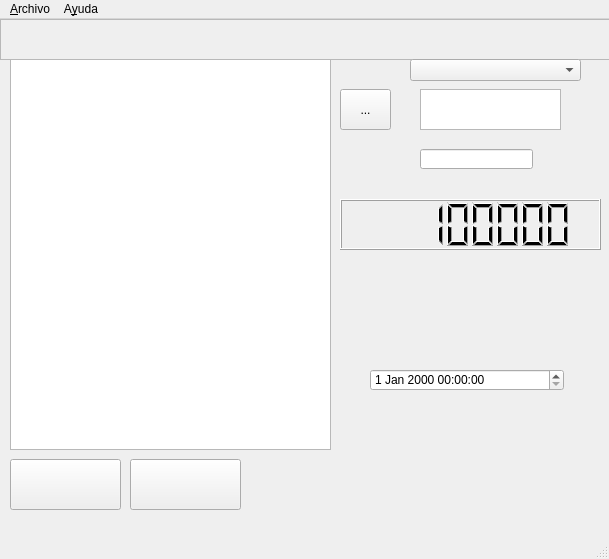
<?xml version="1.0" encoding="UTF-8"?>
<ui version="4.0">
 <class>MainWindow</class>
 <widget class="QMainWindow" name="MainWindow">
  <property name="geometry">
   <rect>
    <x>0</x>
    <y>0</y>
    <width>609</width>
    <height>559</height>
   </rect>
  </property>
  <property name="windowTitle">
   <string>Python test by JC</string>
  </property>
  <widget class="QWidget" name="centralwidget">
   <widget class="QFrame" name="frame">
    <property name="geometry">
     <rect>
      <x>0</x>
      <y>0</y>
      <width>611</width>
      <height>41</height>
     </rect>
    </property>
    <property name="layoutDirection">
     <enum>Qt::LeftToRight</enum>
    </property>
    <property name="autoFillBackground">
     <bool>false</bool>
    </property>
    <property name="frameShape">
     <enum>QFrame::StyledPanel</enum>
    </property>
    <property name="frameShadow">
     <enum>QFrame::Raised</enum>
    </property>
   </widget>
   <widget class="QPushButton" name="pushButton">
    <property name="geometry">
     <rect>
      <x>130</x>
      <y>440</y>
      <width>111</width>
      <height>51</height>
     </rect>
    </property>
    <property name="text">
     <string/>
    </property>
    <property name="icon">
     <iconset>
      <normaloff>Siguiente.png</normaloff>Siguiente.png</iconset>
    </property>
   </widget>
   <widget class="QPushButton" name="pushButton_2">
    <property name="geometry">
     <rect>
      <x>10</x>
      <y>440</y>
      <width>111</width>
      <height>51</height>
     </rect>
    </property>
    <property name="text">
     <string/>
    </property>
    <property name="icon">
     <iconset>
      <normaloff>Anterior.png</normaloff>Anterior.png</iconset>
    </property>
   </widget>
   <widget class="QDateTimeEdit" name="dateTimeEdit">
    <property name="geometry">
     <rect>
      <x>370</x>
      <y>350</y>
      <width>194</width>
      <height>22</height>
     </rect>
    </property>
   </widget>
   <widget class="QToolButton" name="toolButton">
    <property name="geometry">
     <rect>
      <x>340</x>
      <y>70</y>
      <width>51</width>
      <height>41</height>
     </rect>
    </property>
    <property name="text">
     <string>...</string>
    </property>
   </widget>
   <widget class="QTableWidget" name="tableWidget">
    <property name="geometry">
     <rect>
      <x>10</x>
      <y>40</y>
      <width>321</width>
      <height>391</height>
     </rect>
    </property>
   </widget>
   <widget class="QLCDNumber" name="lcdNumber">
    <property name="geometry">
     <rect>
      <x>340</x>
      <y>180</y>
      <width>261</width>
      <height>51</height>
     </rect>
    </property>
    <property name="digitCount">
     <number>8</number>
    </property>
    <property name="value" stdset="0">
     <double>123456.000000000000000</double>
    </property>
    <property name="intValue" stdset="0">
     <number>123456</number>
    </property>
   </widget>
   <widget class="QComboBox" name="comboBox">
    <property name="geometry">
     <rect>
      <x>410</x>
      <y>40</y>
      <width>171</width>
      <height>22</height>
     </rect>
    </property>
   </widget>
   <widget class="QTextEdit" name="textEdit">
    <property name="geometry">
     <rect>
      <x>420</x>
      <y>70</y>
      <width>141</width>
      <height>41</height>
     </rect>
    </property>
   </widget>
   <widget class="QLineEdit" name="lineEdit">
    <property name="geometry">
     <rect>
      <x>420</x>
      <y>130</y>
      <width>113</width>
      <height>20</height>
     </rect>
    </property>
   </widget>
  </widget>
  <widget class="QMenuBar" name="menubar">
   <property name="geometry">
    <rect>
     <x>0</x>
     <y>0</y>
     <width>609</width>
     <height>21</height>
    </rect>
   </property>
   <widget class="QMenu" name="menu_Archivo">
    <property name="title">
     <string>&amp;Archivo</string>
    </property>
    <addaction name="actionConectar"/>
    <addaction name="separator"/>
    <addaction name="actionSalir"/>
   </widget>
   <widget class="QMenu" name="menuA_yuda">
    <property name="title">
     <string>A&amp;yuda</string>
    </property>
    <addaction name="actionAcerca_de"/>
   </widget>
   <addaction name="menu_Archivo"/>
   <addaction name="menuA_yuda"/>
  </widget>
  <widget class="QStatusBar" name="statusbar"/>
  <action name="actionConectar">
   <property name="text">
    <string>Conectar</string>
   </property>
  </action>
  <action name="actionSalir">
   <property name="text">
    <string>Salir</string>
   </property>
  </action>
  <action name="actionAcerca_de">
   <property name="text">
    <string>Acerca de...</string>
   </property>
  </action>
 </widget>
 <resources/>
 <connections/>
</ui>
